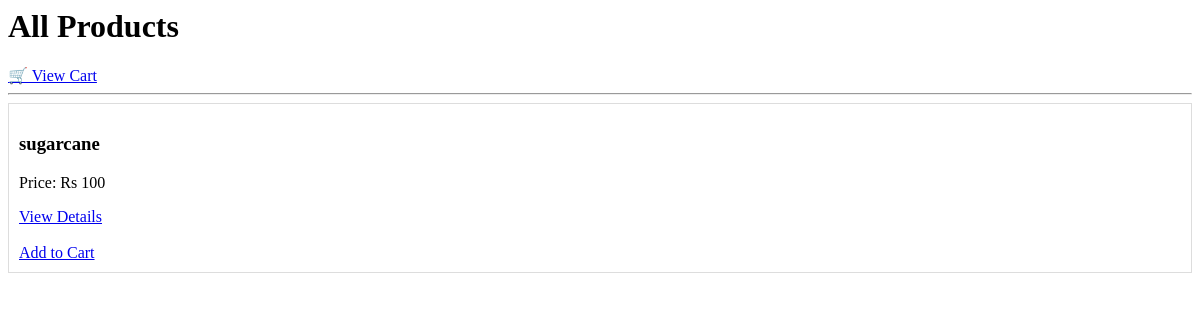
Before: / with the older database file.
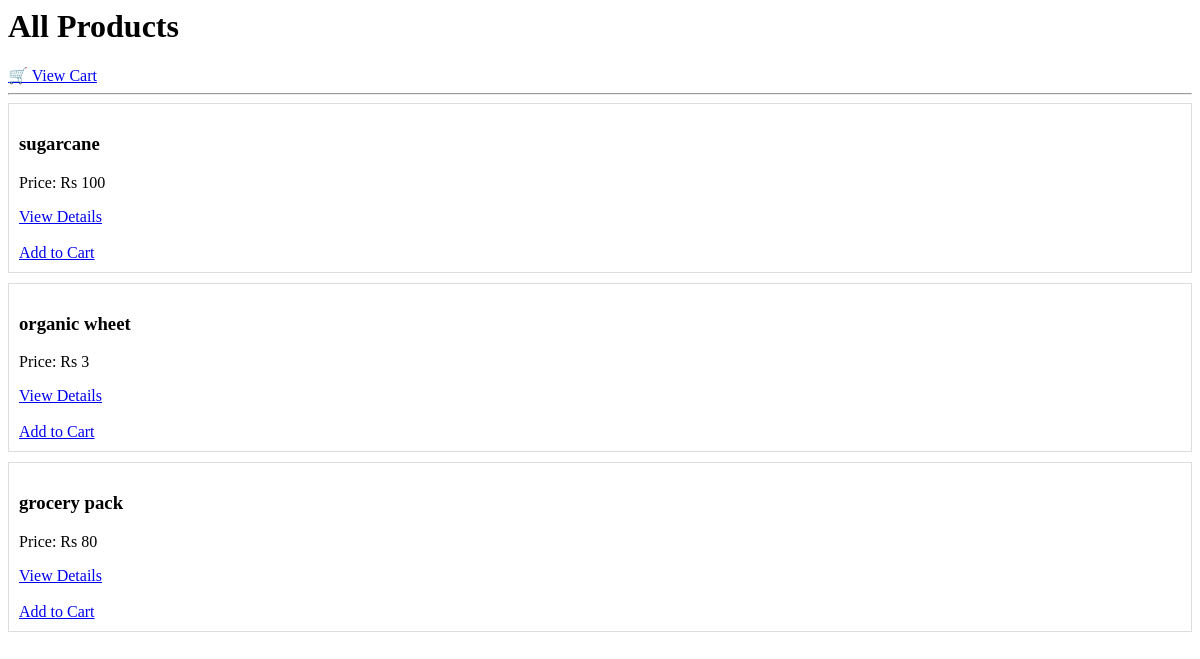
After: the same page with the newer database file.
### store/models.py (models this page shows, shortened)
class Product(models.Model):
    name = models.CharField(max_length=100)
    price = models.IntegerField()
    description = models.TextField()

### store/views.py (the view)
# urls.py: path('', views.product_list, name='product_list'),
def product_list(request):
    products = Product.objects.all()
    return render(request, 'store/products.html', {'products': products})

### store/templates/store/products.html
<h1>All Products</h1>
<a href="{% url 'cart_view' %}">🛒 View Cart</a>
<hr>
{% for product in products %}
    <div style="border:1px solid #ddd; padding:10px; margin-bottom:10px;">
        <h3>{{ product.name }}</h3>
        <p>Price: Rs {{ product.price }}</p>
        <a href="{% url 'product_detail' product.id %}">
            View Details
        </a>
        <br><br>
        <a href="{% url 'add_to_cart' product.id %}">
            Add to Cart
        </a>
    </div>
{% empty %}
    <p>No products available.</p>
{% endfor %}

Changed rows visible on the page:
added Product: name "organic wheet", price "3"
added Product: name "grocery pack", price "80"
